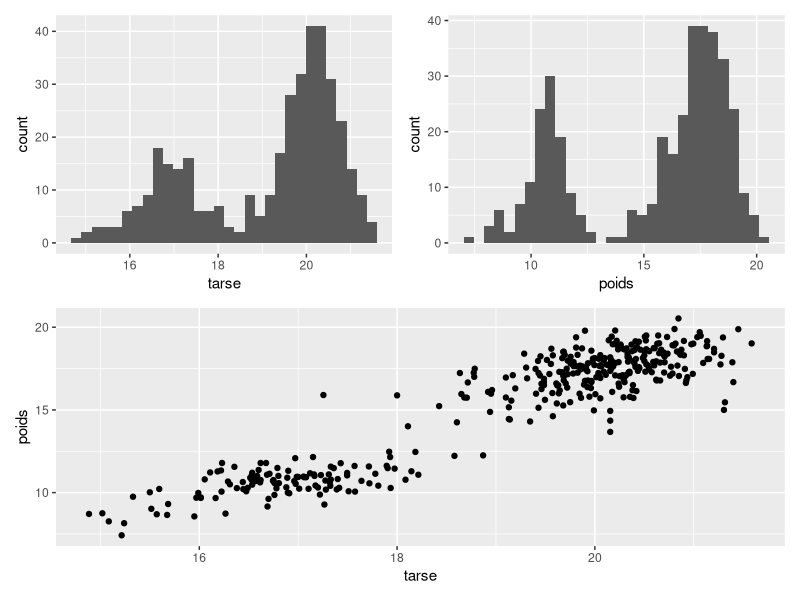
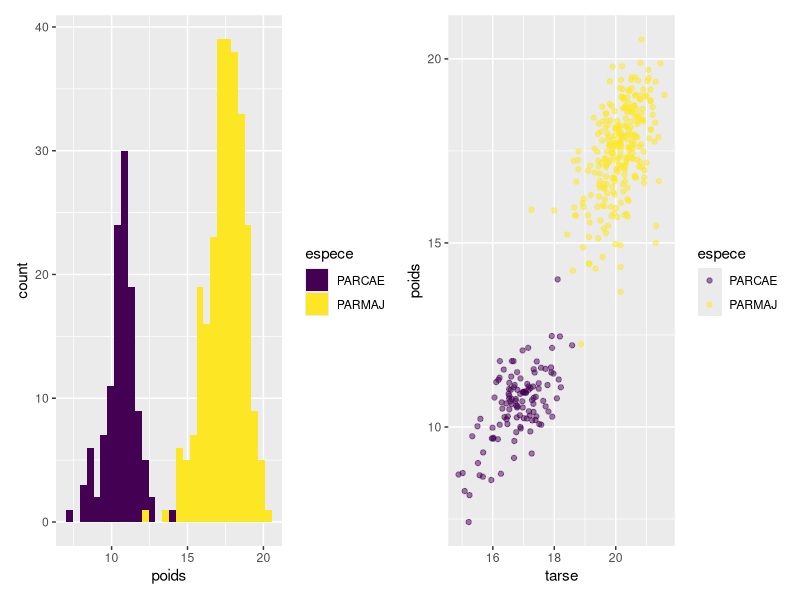
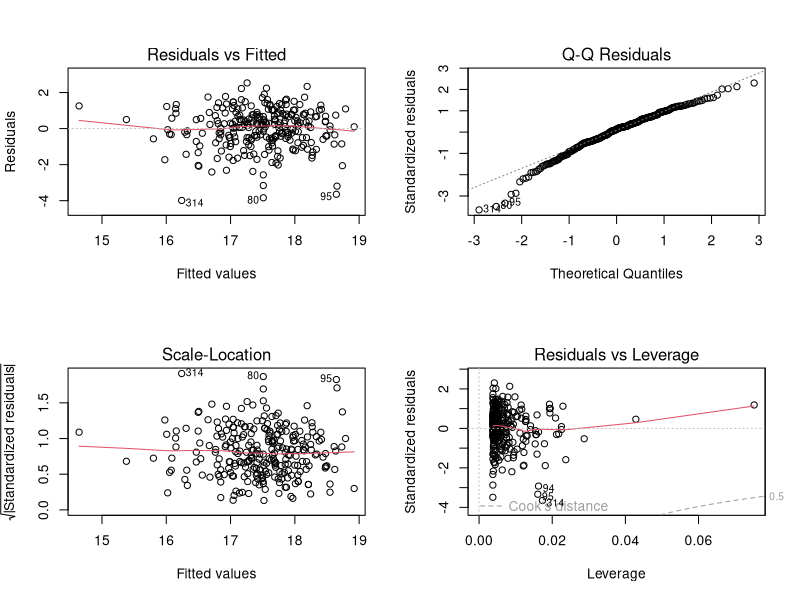
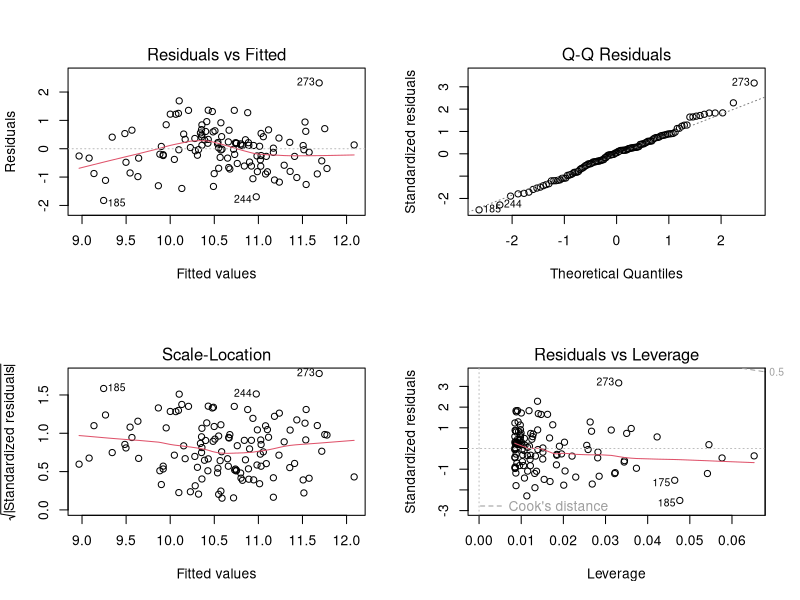
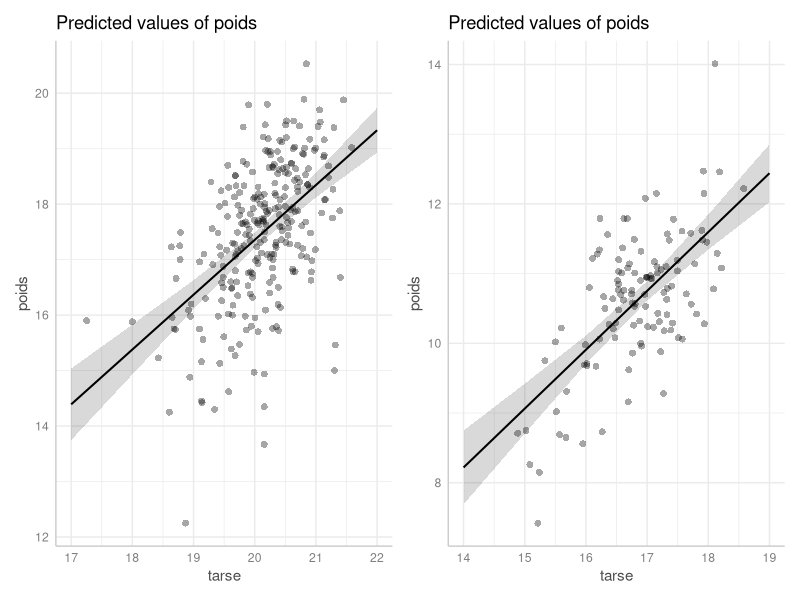
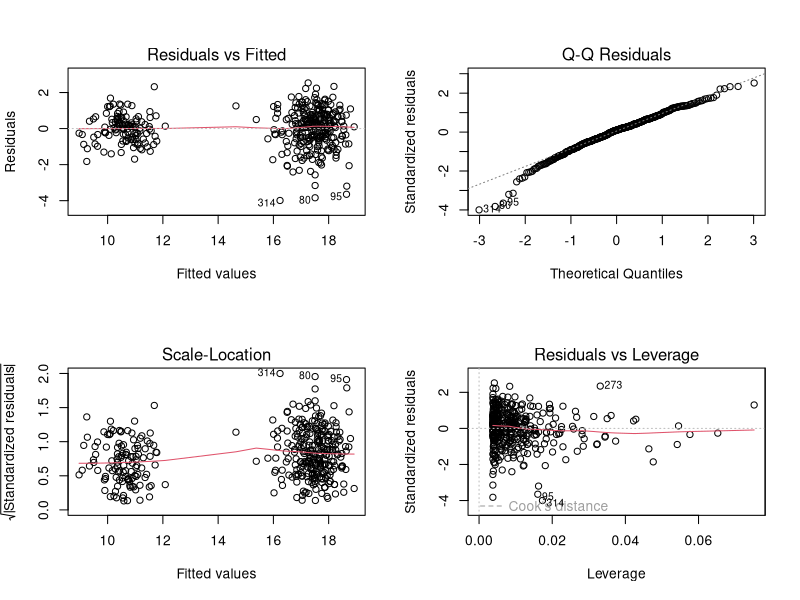

Write the R code that produced these figures, in order.
#--------------------------------------#
#### TD du jeudi : modèles linéaires ###
# version mars 2025
# JY Barnagaud
#--------------------------------------#

# Quelle est la relation entre tarse et poids chez deux espèces de mésanges? 

## packages --------------------------------------------------------------------

library(ggplot2)
library(patchwork)
library(viridis)
library(ggeffects)
library(tidyverse)

## données ---------------------------------------------------------------------

biom <- read.table("donnees/mesures_nichoirs.txt",header=T,sep="\t")

# ces fonctions de visualisations ne sont d'habitude pas dans le script mais 
# doivent être utilisées

str(biom)
dim(biom)
summary(biom)
head(biom)

## exploration des données -----------------------------------------------------

# distribution des variables

h1 <- ggplot(biom)+
  aes(x = tarse)+
  geom_histogram()

h2 <- ggplot(biom)+
  aes(x = poids)+
  geom_histogram()

h3 <- ggplot(biom)+
  aes(x = tarse, y = poids)+
  geom_point()

(h1 + h2)/h3

# il semble y avoir deux populations distinctes : les espèces?

h4 <- ggplot(biom)+
  aes(x = poids, fill = espece)+
  geom_histogram()+
  scale_fill_viridis_d()

h5 <- ggplot(biom)+
  aes(x = tarse, y = poids, col = espece)+
  geom_point(alpha = 0.5)+
  scale_color_viridis_d()

h4 + h5

# résumés quantitatifs

quanti.sum <- aggregate(
  biom[, c("tarse", "poids")],
  by = list(biom$espece),
  FUN = function(x) {
    round(c(mean(x, na.rm = T), sd(x, na.rm = T)), 2)
  }
)

quanti.sum <- do.call("data.frame",quanti.sum)
colnames(quanti.sum) <- c("espece","tarse (moyenne, mm)", "tarse (écart-type, mm)",
                          "poids moyen (g)", "poids (écart-type, g)")

## modèle : relation tarse - poids ---------------------------------------------

# données par espèce

parmaj <- subset(biom, espece == "PARMAJ")
parcae <- subset(biom, espece == "PARCAE")

# modèle pour la m. charbonnière

m1.parmaj <- lm(poids ~ tarse, data = parmaj)

# on vérifie les résidus

par(mfrow = c(2,2))
plot(m1.parmaj)

# inférence

summary(m1.parmaj)

pm1 <- ggpredict(m1.parmaj)%>%
  plot(show_data = T)

# idem pour la m. bleue

m2.parcae <- lm(poids ~ tarse, data = parcae)

par(mfrow = c(2,2))
plot(m2.parcae)

summary(m2.parcae)

pm2 <- ggpredict(m2.parcae)%>%
  plot(show_data = T)

# résumé graphique

pm1 + pm2

## modèle alternatif -----------------------------------------------------------

biom$espece <- factor(biom$espece)
m.all <- lm(poids~tarse*espece, data = biom)

par(mfrow=c(2,2))
plot(m.all)

summary(m.all)

pm3 <- ggpredict(m.all, terms = c("tarse","espece"))%>%
  plot(show_data = T)

## prédire la valeur manquante--------------------------------------------------

missdata <-
  subset(biom, is.na(tarse))

# recoder le modèle dans le sens de la prédiction

lmpred <- lm(tarse ~ poids, data = biom, subset = espece == "PARCAE")

new.tarse <- data.frame(poids = missdata$poids)

pred.tarse <- predict(lmpred, newdata = new.tarse, interval = "confidence")

## prédire entre espèces -------------------------------------------------------

new.poids <- data.frame(tarse = parcae$tarse)
pred.poids <- predict(m1.parmaj, newdata = new.poids, interval = "confidence")
pred.poids$true.poids <- parcae$poids
pred.obs <- cbind(pred.poids,parcae)

# est-ce que ça colle avec les vrais poids de parcae?

predtest <- ggplot(pred.obs)+
  aes(x = tarse, y = poids)+
  geom_point()+
  geom_point(aes(x = tarse, y = fit, col = "red"), data = pred.obs)
  
